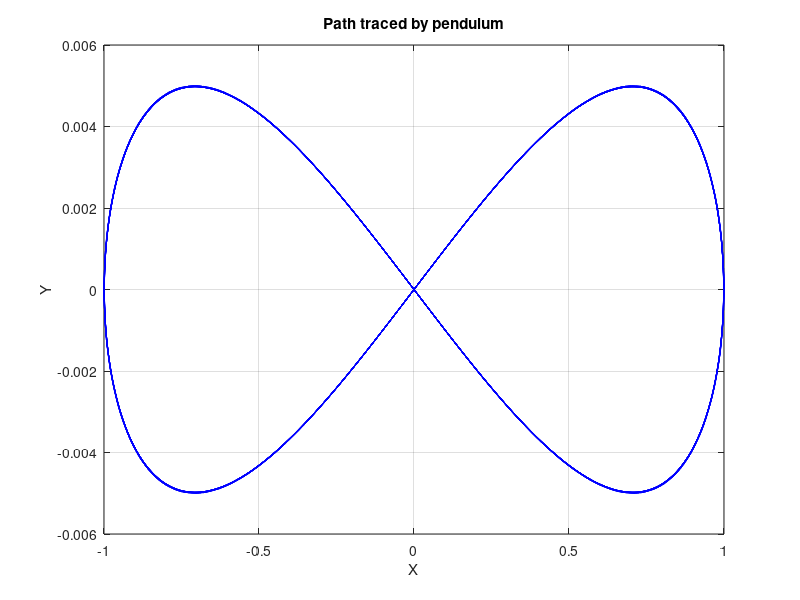
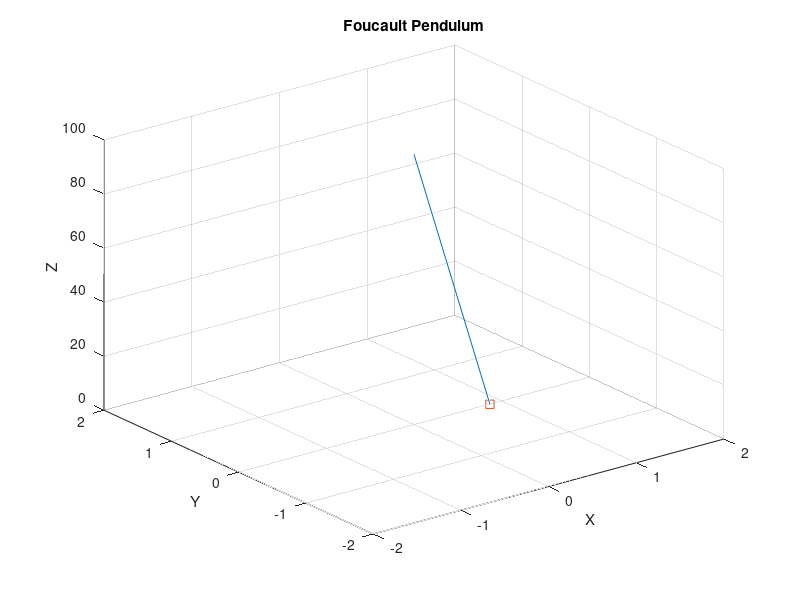

MATLAB code for these plots, in order:
% Hyrum Taylor, Jesse Blaine, James Hecht
% Physics 330 Final Project
% Foucault Pendulum Simulator

%% Variables

clear;
close all;

x0 = 1; % initial x position (m)
vx0 = 0; % initial x velocity (m/s)
y0 = 0; % initial y position (m)
vy0 = 0; % initial y velocity (m/s)
g = -9.8; % gravity (m/s^2)
L = 100; % length of pendulum string (m)
lat = .7; % lattitude (approx for Provo) (equator is 0, poles are pi/2) (rad)
rot_earth = 2*pi/(60*60*24); % angular speed of earth (rad/sec)

%% Function calls



%% Graphing

close all;

dt=.1;
time_watching = 100;
t = 0:dt:time_watching;
% x = interpn(,,,'spline'); % for when we get the ODE45 data

theta = .01*cos(t); % These are temporary for working on the graphing feature
phi = .01*sin(t);

x = L*sin(theta).*cos(phi); % transform from spherical to cartesian
y = L*sin(theta).*sin(phi);
z = L*(1-cos(theta));

figure; % plot the path traced by the pendulum
plot(x,y,'b-')
xlabel("X")
ylabel("Y")
title("Path traced by pendulum")
grid on;

figure;
for k = 1:length(t) % animation for the pendulum swinging
    plot3([0,x(k)],[0,y(k)],[L,z(k)], x(k),y(k),z(k), 'square')
    xlim([-2,2])
    ylim([-2 2])
    zlim([0 100])
    xlabel("X")
    ylabel("Y")
    zlabel("Z")
    title("Foucault Pendulum")
    grid on;

    pause(dt-.05)
end
